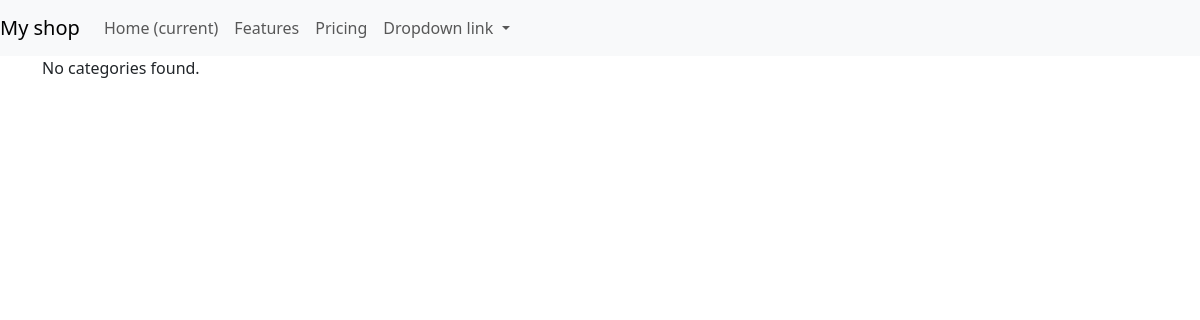
Page /category/ on the earlier database version.
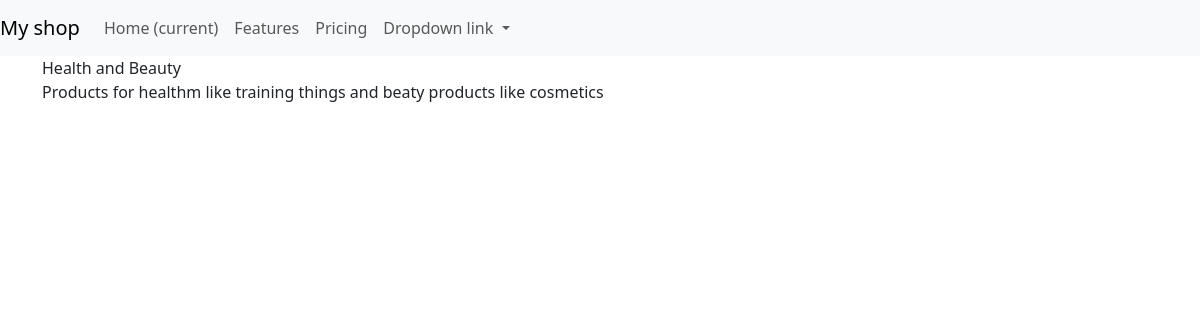
Same page on the later database version.
### online_shop/models.py (models this page shows)
class Category(models.Model):
    name = models.CharField(max_length=100, null=False, blank=False, unique=True, verbose_name='Category Name')
    description = models.TextField(max_length=500, null=True, blank=True, verbose_name="Description")
    def __str__(self):
        return f"{self.name} - {self.description}"

### online_shop/views.py (the view)
# urls.py: path('category/', category_list_view, name='category_list_view'),
def category_list_view(request):
    categories = Category.objects.all()
    print(categories)
    return render(request, 'category_list.html', {'categories': categories})

### templates/category_list.html
{% extends 'base.html' %}
{% block content %}
    <div class="list-group">
        {% if categories %}
            {% for category in categories %}
                <span>{{ category.name }}</span>
                <span>{{ category.description }}</span>
            {% endfor %}
        {% else %}
            <p>No categories found.</p>
        {% endif %}
    </div>
{% endblock %}

### templates/base.html (shortened to what this page needs)
{% load static %}
<!DOCTYPE html>
<html lang="en">
<head>
    <link rel="stylesheet" href="{% static 'css/style.css' %}">
    <link href='https://cdn.jsdelivr.net/npm/boxicons@2.0.5/css/boxicons.min.css' rel='stylesheet'>
     <link href="https://cdn.jsdelivr.net/npm/bootstrap@5.3.2/dist/css/bootstrap.min.css" rel="stylesheet">
</head>
<body>
{% include 'partials/nav-bar.html' %}
<div class="container">
    {% block content %}
    {% endblock %}
</div>
</body>
</html>

### templates/partials/nav-bar.html (shortened to what this page needs)
<nav class="navbar navbar-expand-lg navbar-light bg-light">
  <a class="navbar-brand" href="#">My shop</a>
  <div class="collapse navbar-collapse" id="navbarNavDropdown">
    <ul class="navbar-nav">
      <li class="nav-item active">
        <a class="nav-link" href="#">Home <span class="sr-only">(current)</span></a>
      </li>
      <li class="nav-item">
        <a class="nav-link" href="#">Features</a>
      </li>
      <li class="nav-item">
        <a class="nav-link" href="#">Pricing</a>
      </li>
      <li class="nav-item dropdown">
        <a class="nav-link dropdown-toggle" href="#" id="navbarDropdownMenuLink" data-toggle="dropdown" aria-haspopup="true" aria-expanded="false">
          Dropdown link
        </a>
      </li>
    </ul>
  </div>
</nav>

### static/css/style.css (style rules this page uses)
body { margin: 0; }
a { font-family: inherit; color: inherit; }

Differences in the rows shown:
added Category: name "Health and Beauty", description "Products for healthm like training things and beaty products like cosmetics"
Other differences:
text no longer shown: "No categories found."
